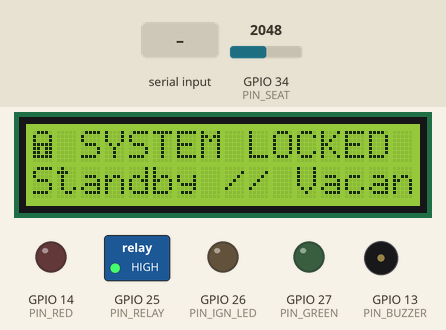
Recording of a sketch running on a simulated ESP32. Parts: 16×2 character LCD, switched loads named in the sketch (green lamp = pin HIGH), output pins drawn as LEDs (lit = HIGH), buzzer (waves = sounding, pin HIGH). The test bench sets the inputs (shaded band); at power-on: GPIO 34 (PIN_SEAT) = 2048. What the sketch prints to the serial monitor is not drawn.

Above: at 2.4 s.
2.5 s: "W\n" received over Serial
At 2.68 s:
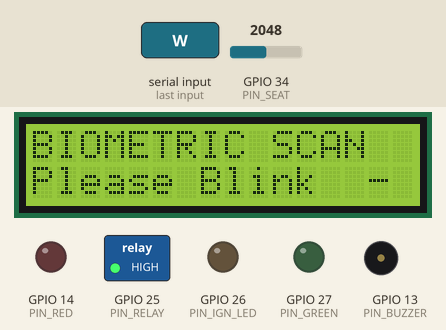
At 3.58 s:
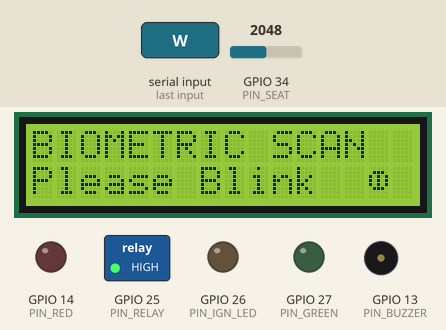
Timing chart, 0 to 3.9 s (numbered marks = the images above; inputs shaded):
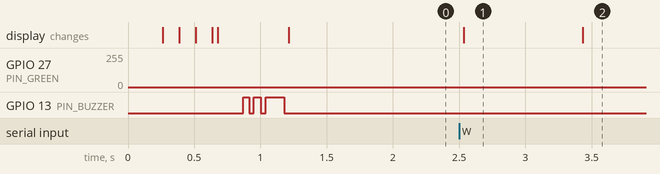

Measured:
- after the input at 2.5 s, the display: changes at once (image 1)
- what the display in image 1 shows lasts 0.9 s, from 2.5 s to 3.4 s

The sketch:

ignition_esp32.ino
```cpp
// (licence header left out)
#include <Wire.h>
#include <LiquidCrystal_I2C.h>

// ── Pin Configuration ───────────────────────────────────────────
#define PIN_SEAT        34
#define PIN_RELAY       25    // Active-LOW relay
#define PIN_IGN_LED     26    // Ignition indicator
#define PIN_GREEN       27    // Status Green
#define PIN_RED         14    // Status Red
#define PIN_BUZZER      13    // Audio Buzzer

#define SEAT_THRESHOLD  300   // FSR analog threshold for seated detection
#define PWM_CHANNEL     0
#define PWM_FREQ        5000
#define PWM_RES         8     // 8-bit resolution (0-255)

// ── LCD Setup (0x27 or 0x3F) ────────────────────────────────────
LiquidCrystal_I2C lcd(0x27, 16, 2);

// ── Custom 5x8 LCD Characters ───────────────────────────────────
byte charEyeOpen[8] = {
  B00000,
  B01110,
  B10101,
  B10101,
  B10101,
  B01110,
  B00000,
  B00000
};

byte charEyeClosed[8] = {
  B00000,
  B00000,
  B00000,
  B11111,
  B00000,
  B00000,
  B00000,
  B00000
};

byte charCheck[8] = {
  B00000,
  B00001,
  B00011,
  B10110,
  B11100,
  B01000,
  B00000,
  B00000
};

byte charCross[8] = {
  B00000,
  B10001,
  B01010,
  B00100,
  B01010,
  B10001,
  B00000,
  B00000
};

byte charLock[8] = {
  B01110,
  B10001,
  B10001,
  B11111,
  B11011,
  B11011,
  B11111,
  B00000
};

// ── System State ────────────────────────────────────────────────
char  currentMode     = 'L';
String detailText     = "";
unsigned long lastCmd = 0;
unsigned long lastSeat = 0;
unsigned long lastAnim = 0;
unsigned long scrollTimer = 0;
int   scrollIndex     = 0;
bool  eyeState        = false;
float breathePhase    = 0.0;

// ── Hardware Helpers ────────────────────────────────────────────
void relayOn() {
  digitalWrite(PIN_RELAY, LOW);
  digitalWrite(PIN_IGN_LED, HIGH);
}

void relayOff() {
  digitalWrite(PIN_RELAY, HIGH);
  digitalWrite(PIN_IGN_LED, LOW);
}

void allOff() {
  relayOff();
  ledcWrite(PWM_CHANNEL, 0);
  digitalWrite(PIN_GREEN, LOW);
  digitalWrite(PIN_RED, LOW);
  digitalWrite(PIN_BUZZER, LOW);
}

// ── Audio Engine ────────────────────────────────────────────────
void chimeSuccess() {
  // Uplifting 3-tone ascending chime
  digitalWrite(PIN_BUZZER, HIGH); delay(45);
  digitalWrite(PIN_BUZZER, LOW);  delay(35);
  digitalWrite(PIN_BUZZER, HIGH); delay(55);
  digitalWrite(PIN_BUZZER, LOW);  delay(35);
  digitalWrite(PIN_BUZZER, HIGH); delay(110);
  digitalWrite(PIN_BUZZER, LOW);
}

void alarmDenied() {
  // Urgent 3-pulse warning buzz
  for (int i = 0; i < 3; i++) {
    digitalWrite(PIN_BUZZER, HIGH); delay(90);
    digitalWrite(PIN_BUZZER, LOW);  delay(60);
  }
}

void chirpLock() {
  digitalWrite(PIN_BUZZER, HIGH); delay(30);
  digitalWrite(PIN_BUZZER, LOW);
}

// ── LCD Display Helpers ─────────────────────────────────────────
void lcdPrintCenter(uint8_t row, String txt) {
  int pad = max(0, (16 - (int)txt.length()) / 2);
  lcd.setCursor(0, row);
  for (int i = 0; i < pad; i++) lcd.print(" ");
  lcd.print(txt.substring(0, 16 - pad));
  for (int i = pad + txt.length(); i < 16; i++) lcd.print(" ");
}

void renderBootAnimation() {
  lcd.clear();
  lcd.setCursor(0, 0);
  lcd.print("VDAS NEURAL CORE");
  lcd.setCursor(0, 1);
  lcd.print("[              ]");

  for (int i = 1; i <= 14; i++) {
    lcd.setCursor(i, 1);
    lcd.write(byte(255)); // Solid 5x8 block
    delay(40);
  }
  delay(150);
  chimeSuccess();
}

// ── Setup ───────────────────────────────────────────────────────
void setup() {
  Serial.begin(115200);

  pinMode(PIN_RELAY,   OUTPUT);
  pinMode(PIN_IGN_LED, OUTPUT);
  pinMode(PIN_RED,     OUTPUT);
  pinMode(PIN_BUZZER,  OUTPUT);

  // Setup Green LED PWM for smooth breathing effect
  ledcSetup(PWM_CHANNEL, PWM_FREQ, PWM_RES);
  ledcAttachPin(PIN_GREEN, PWM_CHANNEL);

  allOff();

  Wire.begin(21, 22);
  lcd.init();
  lcd.backlight();

  // Register custom 5x8 graphics in LCD CGRAM
  lcd.createChar(0, charEyeOpen);
  lcd.createChar(1, charEyeClosed);
  lcd.createChar(2, charCheck);
  lcd.createChar(3, charCross);
  lcd.createChar(4, charLock);

  renderBootAnimation();
  applyMode('L', "");

  lastCmd = millis();
  Serial.println("ESP32 ready");
}

// ── Main Loop ───────────────────────────────────────────────────
void loop() {
  unsigned long now = millis();

  // ── 1. Read Serial Stream from Python ─────────────────────────
  while (Serial.available()) {
    String line = Serial.readStringUntil('\n');
    line.trim();
    if (line.length() > 0) {
      char cmd = line.charAt(0);
      String extra = "";
      int colonIdx = line.indexOf(':');
      if (colonIdx > 0 && colonIdx < line.length() - 1) {
        extra = line.substring(colonIdx + 1);
        extra.trim();
      }

      if (cmd == 'U' || cmd == 'L' || cmd == 'W' || cmd == 'D') {
        if (cmd != currentMode || (extra.length() > 0 && extra != detailText)) {
          currentMode = cmd;
          detailText  = extra;
          applyMode(cmd, extra);
        }
        lastCmd = now;
      }
    }
  }

  // ── 2. Hardware Watchdog (Lock after 3.5s silent timeout) ─────
  if (now - lastCmd > 3500 && currentMode != 'L') {
    currentMode = 'L';
    detailText  = "";
    applyMode('L', "");
  }

  // ── 3. Real-Time Animations per Mode ──────────────────────────
  if (currentMode == 'W') {
    // A) Smooth Green LED Breathing Pulse
    breathePhase += 0.08;
    int brightness = (int)(128.0 + 120.0 * sin(breathePhase));
    ledcWrite(PWM_CHANNEL, brightness);

    // B) Animated LCD Eye Blinking icon every 700 ms
    if (now - lastAnim > 700) {
      lastAnim = now;
      eyeState = !eyeState;
      lcd.setCursor(14, 1);
      lcd.write(eyeState ? byte(0) : byte(1)); // Alternate eye open / closed
    }
  }

  // ── 4. Scrolling Name Marquee on Line 2 (for Long Names) ───────
  if (currentMode == 'U' && detailText.length() > 16) {
    if (now - scrollTimer > 320) {
      scrollTimer = now;
      String displayStr = detailText + "   " + detailText;
      lcd.setCursor(0, 1);
      lcd.print(displayStr.substring(scrollIndex, scrollIndex + 16));
      scrollIndex++;
      if (scrollIndex >= detailText.length() + 3) {
        scrollIndex = 0;
      }
    }
  }

  // ── 5. Transmit FSR Seat Telemetry every 200 ms ───────────────
  if (now - lastSeat > 200) {
    lastSeat = now;
    int val  = analogRead(PIN_SEAT);
    Serial.print("SEAT:");
    Serial.println(val > SEAT_THRESHOLD ? "1" : "0");
  }
}

// ── Apply Security Mode Transition ──────────────────────────────
void applyMode(char m, String extra) {
  allOff();
  scrollIndex = 0;

  switch (m) {

    case 'U': { // ── ACCESS GRANTED / IGNITION ACTIVE ─────────────
      relayOn();
      ledcWrite(PWM_CHANNEL, 255); // Solid 100% Green
      chimeSuccess();

      lcd.clear();
      lcd.setCursor(0, 0);
      lcd.write(byte(2)); // Checkmark
      lcd.print(" ACCESS GRANTED");

      lcd.setCursor(0, 1);
      if (extra.length() > 0) {
        if (extra.length() <= 16) {
          lcdPrintCenter(1, extra);
        } else {
          lcd.print(extra.substring(0, 16));
        }
      } else {
        lcdPrintCenter(1, "Ignition Active");
      }
      break;
    }

    case 'L': { // ── SYSTEM LOCKED / STANDBY ───────────────────────
      relayOff();
      chirpLock();

      lcd.clear();
      lcd.setCursor(0, 0);
      lcd.write(byte(4)); // Lock symbol
      lcd.print(" SYSTEM LOCKED ");
      lcdPrintCenter(1, "Standby // Vacant");
      break;
    }

    case 'W': { // ── VERIFYING / BLINK CHALLENGE ───────────────────
      relayOff();
      eyeState = true;

      lcd.clear();
      lcd.setCursor(0, 0);
      lcd.print("BIOMETRIC SCAN");

      lcd.setCursor(0, 1);
      if (extra.length() > 0) {
        lcd.print(extra.substring(0, 13));
      } else {
        lcd.print("Please Blink ");
      }
      lcd.setCursor(14, 1);
      lcd.write(byte(0)); // Eye Open icon
      break;
    }

    case 'D': { // ── ACCESS DENIED / SPOOF BLOCKED ─────────────────
      relayOff();
      digitalWrite(PIN_RED, HIGH);
      alarmDenied();

      lcd.clear();
      lcd.setCursor(0, 0);
      lcd.write(byte(3)); // Cross symbol
      lcd.print(" ACCESS DENIED ");

      lcd.setCursor(0, 1);
      if (extra.length() > 0) {
        lcdPrintCenter(1, extra);
      } else {
        lcdPrintCenter(1, "Photo Spoof / DL");
      }
      break;
    }
  }
}
```
